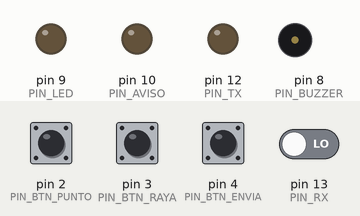
Simulated run of this sketch. Board: Arduino Uno, built with avr-gcc and run on an emulated ATmega328P. On the bench: output pins drawn as LEDs (lit = HIGH), buzzer (waves = sounding, pin HIGH). The inputs (shaded band) are chosen by the test bench; at power-on: pin 2 (PIN_BTN_PUNTO), pin 3 (PIN_BTN_RAYA), pin 4 (PIN_BTN_ENVIA), pin 13 (PIN_RX) LOW.

Above: at 1.2 s.
1.3 s: pin 2 (PIN_BTN_PUNTO) pulled HIGH for 0.15 s
At 1.8 s:
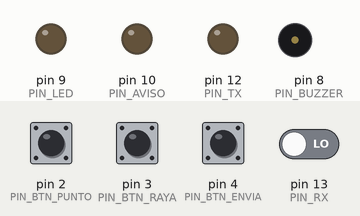
2.9 s: pin 4 (PIN_BTN_ENVIA) pulled HIGH for 0.15 s
At 4.1 s:
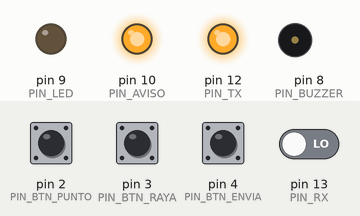
At 5.2 s:
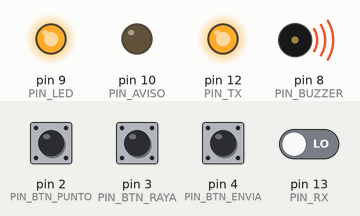
Timing chart, 0 to 10.0 s (numbered marks = the images above; inputs shaded):
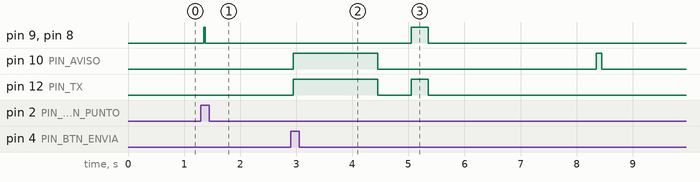

The sketch:

Telegrafo-V0.1.ino
```cpp
/*
 * ============================================================================
 * PROYECTO: Telégrafo OSI
 * MÓDULO: Transceptor Bidireccional (Versión 3 Botones)
 * DESCRIPCIÓN: Implementación de comunicación punto a punto, estructurada
 * bajo el Modelo de Interconexión de Sistemas Abiertos (OSI).
 * * AUTORES (EQUIPO DE DESARROLLO):
 * - David Aguilar
 * - Valeria Tocarruncho
 * - Oscar Roa
 * - Selene Daza
 * ============================================================================
 */

// ========================================================
// CAPA 1: FÍSICA (Hardware y Señales)
// ========================================================
const int PIN_BTN_PUNTO = 2;
const int PIN_BTN_RAYA  = 3;
const int PIN_BTN_ENVIA = 4;
const int PIN_TX      = 12;
const int PIN_RX      = 13;
const int PIN_BUZZER  = 8;
const int PIN_LED     = 9;
const int PIN_AVISO   = 10;

void transmitirVoltaje(int estado) { digitalWrite(PIN_TX, estado); }

// ========================================================
// CAPA 2: ENLACE DE DATOS (MAC y Tramado)
// ========================================================
int estadoBoton[3] = {LOW, LOW, LOW};
int ultimoEstadoBoton[3] = {LOW, LOW, LOW};
unsigned long ultimoTiempoRebote[3] = {0, 0, 0};
const unsigned long RETARDO_REBOTE = 50;

bool leerClic(int indice, int pin) {
  bool clicDetectado = false;
  int lectura = digitalRead(pin);
  if (lectura != ultimoEstadoBoton[indice]) ultimoTiempoRebote[indice] = millis();
  if ((millis() - ultimoTiempoRebote[indice]) > RETARDO_REBOTE) {
    if (lectura != estadoBoton[indice]) {
      estadoBoton[indice] = lectura;
      if (estadoBoton[indice] == HIGH) clicDetectado = true;
    }
  }
  ultimoEstadoBoton[indice] = lectura;
  return clicDetectado;
}

// Tramado de Salida
void enviarPulso(int duracion) {
  transmitirVoltaje(HIGH);
  digitalWrite(PIN_LED, HIGH); digitalWrite(PIN_BUZZER, HIGH);
  delay(duracion);
  transmitirVoltaje(LOW);
  digitalWrite(PIN_LED, LOW); digitalWrite(PIN_BUZZER, LOW);
}

void transmitirTrama(String payload, int tiempoBase) {
  // 1. INICIO (Pulso largo 5t - Solo avisa al RX)
  transmitirVoltaje(HIGH); digitalWrite(PIN_AVISO, HIGH);
  delay(tiempoBase * 5);
  transmitirVoltaje(LOW); digitalWrite(PIN_AVISO, LOW);
  delay(tiempoBase * 2);

  // 2. PAYLOAD (Sonará sincronizado al otro lado)
  for (int i = 0; i < payload.length(); i++) {
    if (payload[i] == '.') enviarPulso(tiempoBase);
    else if (payload[i] == '-') enviarPulso(tiempoBase * 3);
    if (i < payload.length() - 1) delay(tiempoBase);
  }
  // 3. PARADA (Ahora es un silencio natural que el RX detecta)
  // No enviamos voltaje extra para no ensuciar el zumbador del RX.
}

// ========================================================
// CAPA 4 (TRANSPORTE) y CAPA 5 (SESIÓN)
// ========================================================
const int TIEMPO_BASE = 300;
bool esperandoACK = false;
unsigned long tiempoInicioEsperaACK = 0;
const int TIMEOUT_ACK = 3000;

void enviarACK() {
  delay(150);
  transmitirVoltaje(HIGH); delay(TIEMPO_BASE * 3.5); transmitirVoltaje(LOW);
}

void transmitirFinDeSesion() {
  transmitirVoltaje(HIGH); digitalWrite(PIN_AVISO, HIGH);
  delay(TIEMPO_BASE * 8);
  transmitirVoltaje(LOW); digitalWrite(PIN_AVISO, LOW);
}

bool leerPresionLarga(int indice, int pin, int tiempoMinimo) {
    if (digitalRead(pin) == HIGH && estadoBoton[indice] == HIGH) {
        if ((millis() - ultimoTiempoRebote[indice]) > tiempoMinimo) {
            estadoBoton[indice] = LOW; return true;
        }
    }
    return false;
}

// ========================================================
// CAPA 6: PRESENTACIÓN (Traducción y Formato Interno)
// ========================================================
String bufferMorseTX = "";
String bufferMorseRX = "";
char ultimoCaracterRecibido = '?'; // Memoria RAM del equipo

const String tablaMorse[26] = {".-","-...","-.-.","-..",".","..-.","--.","....","..",".---","-.-",".-..","--","-.","---",".--.","--.-",".-.","...","-","..-","...-",".--","-..-","-.--","--.."};
const char tablaASCII[26] = {'A','B','C','D','E','F','G','H','I','J','K','L','M','N','O','P','Q','R','S','T','U','V','W','X','Y','Z'};

void traducirCapa6() {
  ultimoCaracterRecibido = '?';
  for(int i = 0; i < 26; i++) {
    if(tablaMorse[i] == bufferMorseRX) {
      ultimoCaracterRecibido = tablaASCII[i];
      break;
    }
  }
  bufferMorseRX = ""; // Limpia para el siguiente
}

// ========================================================
// CAPA 7: APLICACIÓN (UI y Estado de Recepción)
// ========================================================
bool estadoAnteriorRX = LOW;
unsigned long tiempoInicioPulsoRX = 0;
unsigned long ultimoTiempoRX_LOW = 0;
bool tramaActiva = false; // "Switch" para activar el zumbador en tiempo real

void retroalimentacionCorta() {
  digitalWrite(PIN_BUZZER, HIGH); digitalWrite(PIN_LED, HIGH); delay(30);
  digitalWrite(PIN_BUZZER, LOW); digitalWrite(PIN_LED, LOW);
}

void setup() {
  pinMode(PIN_BTN_PUNTO, INPUT); pinMode(PIN_BTN_RAYA, INPUT); pinMode(PIN_BTN_ENVIA, INPUT);
  pinMode(PIN_RX, INPUT); pinMode(PIN_TX, OUTPUT);
  pinMode(PIN_BUZZER, OUTPUT); pinMode(PIN_LED, OUTPUT); pinMode(PIN_AVISO, OUTPUT);
  transmitirVoltaje(LOW);
  digitalWrite(PIN_BUZZER, LOW); digitalWrite(PIN_LED, LOW); digitalWrite(PIN_AVISO, LOW);
}

void loop() {
  // --------------------------------------------------------
  // PROCESAMIENTO DE SALIDA (TX)
  // --------------------------------------------------------
  if (!esperandoACK) {
    if (leerClic(0, PIN_BTN_PUNTO)) { bufferMorseTX += "."; retroalimentacionCorta(); }
    if (leerClic(1, PIN_BTN_RAYA))  { bufferMorseTX += "-"; retroalimentacionCorta(); }

    if (leerClic(2, PIN_BTN_ENVIA)) {
      if (bufferMorseTX.length() > 0) {
        transmitirTrama(bufferMorseTX, TIEMPO_BASE);
        bufferMorseTX = "";
        esperandoACK = true; // L4: Bloquea esperando confirmación
        tiempoInicioEsperaACK = millis();
      }
    }
    if (leerPresionLarga(2, PIN_BTN_ENVIA, 1500)) { // L5: Fin de sesión
        transmitirFinDeSesion();
        retroalimentacionCorta(); delay(100); retroalimentacionCorta();
    }
  } else {
    if (millis() - tiempoInicioEsperaACK > TIMEOUT_ACK) { // L4: Timeout
      esperandoACK = false;
      digitalWrite(PIN_AVISO, HIGH); delay(100); digitalWrite(PIN_AVISO, LOW);
    }
  }

  // --------------------------------------------------------
  // PROCESAMIENTO DE ENTRADA (RX)
  // --------------------------------------------------------
  int senalEntrante = digitalRead(PIN_RX);

  // Flanco de subida
  if (senalEntrante == HIGH && estadoAnteriorRX == LOW) {
    tiempoInicioPulsoRX = millis();
    estadoAnteriorRX = HIGH;

    // SINCRONIZACIÓN
    if (tramaActiva) {
      digitalWrite(PIN_BUZZER, HIGH); digitalWrite(PIN_LED, HIGH);
    }
  }
  // Flanco de bajada
  else if (senalEntrante == LOW && estadoAnteriorRX == HIGH) {
    unsigned long duracion = millis() - tiempoInicioPulsoRX;
    estadoAnteriorRX = LOW;
    ultimoTiempoRX_LOW = millis(); // Marca inicio del silencio

    digitalWrite(PIN_BUZZER, LOW); digitalWrite(PIN_LED, LOW);

    // Si NO estamos en trama, analizamos señales de control L
    if (!tramaActiva) {
        if (duracion >= (TIEMPO_BASE * 7)) {
            // FIN DE SESIÓN
            digitalWrite(PIN_AVISO, HIGH); delay(200); digitalWrite(PIN_AVISO, LOW); delay(200);
            digitalWrite(PIN_AVISO, HIGH); delay(200); digitalWrite(PIN_AVISO, LOW);
        }
        else if (duracion >= (TIEMPO_BASE * 4.5)) {
            // INICIO DE TRAMA
            tramaActiva = true;
            digitalWrite(PIN_AVISO, HIGH); delay(200); digitalWrite(PIN_AVISO, LOW);
        }
        else if (esperandoACK && duracion >= (TIEMPO_BASE * 2.5)) {
            // ACK RECIBIDO
            esperandoACK = false;
            digitalWrite(PIN_AVISO, HIGH); delay(300); digitalWrite(PIN_AVISO, LOW);
        }
    }
    // Si ESTAMOS en trama, guardamos los pulsos para la Capa 6
    else {
        if (duracion > (TIEMPO_BASE * 2)) bufferMorseRX += "-";
        else if (duracion > 20) bufferMorseRX += ".";
    }
  }

  if (tramaActiva && senalEntrante == LOW) {
      if (millis() - ultimoTiempoRX_LOW > (TIEMPO_BASE * 3)) {
         tramaActiva = false; // Cierra la trama

         digitalWrite(PIN_AVISO, HIGH);
         delay(300);
         digitalWrite(PIN_AVISO, LOW);

         // Ejecuta traducción interna a memoria
         traducirCapa6();

         // Emite Acuse de Recibo Automático
         enviarACK();
      }
  }
}
```

Measured:
- after the input at 1.3 s, pin 9 (PIN_LED), pin 8 (PIN_BUZZER): LOW → HIGH after 0.05 s, → LOW 0.03 s later
- after the input at 2.9 s, pin 9 (PIN_LED), pin 8 (PIN_BUZZER): LOW → HIGH after 2.2 s, → LOW 0.30 s later; pin 10 (PIN_AVISO): LOW → HIGH after 0.05 s, → LOW 1.5 s later, → HIGH 3.9 s later, → LOW 0.10 s later; pin 12 (PIN_TX): LOW → HIGH after 0.05 s, → LOW 1.5 s later, → HIGH 0.60 s later, → LOW 0.30 s later
